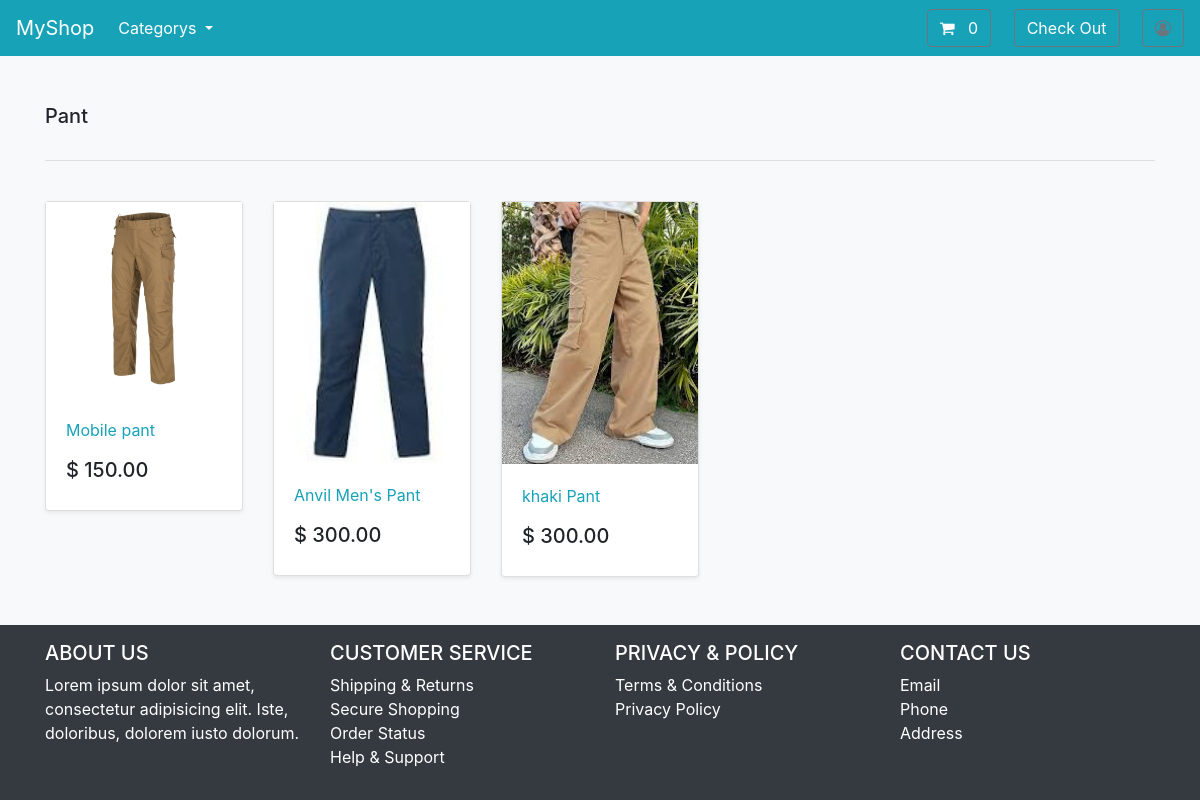
Screenshot of /search/pant with the database file from the repository.
### store/models.py (models this page shows, shortened)
class Category(models.Model):
    name = models.CharField(max_length=255)
    slug = models.SlugField(max_length=255, unique=True)
    created_at = models.DateTimeField(auto_now_add=True)
    class Meta:
        verbose_name_plural = 'categories'
    def __str__(self):
        return self.name
    def get_absolute_url(self):
        return reverse("category",args=[self.slug])

class Product(models.Model):
    id = models.AutoField(primary_key=True)
    category = models.ForeignKey(Category, on_delete=models.CASCADE, related_name='product',null=True, blank=True,)
    name = models.CharField(max_length=255)
    brand = models.CharField(max_length=255, null=True, blank=True,default='un-Brand')
    description = models.TextField(blank=True, null=True)
    slug = models.SlugField(max_length=255, unique=True)
    price = models.DecimalField(max_digits=6, decimal_places=2)
    image = models.ImageField(upload_to='products/')
    created_at = models.DateTimeField(auto_now_add=True)
    class Meta:
        verbose_name_plural = 'Products'
    def get_absolute_url(self):
        return reverse("product", args=[self.slug])

### store/views.py (the view)
# urls.py: path('search/<slug:slug>', categoryProducts, name='category'),
def categoryProducts(request, slug):
    category = get_object_or_404(Category, slug=slug)
    products = Product.objects.filter(category=category)
    count = products.count()
    context = {
        'category': category,
        'products': products,
        'count': count
    }
    return render(request, 'store/list-category.html', context)

### cart/context_processors.py (called while the page is built)
def cartCount(request):
    cart = request.session.get('cart')
    if cart:
        return {'cart_count': len(cart)}
    else:
        return {'cart_count': 0}

### store/views.py (called while the page is built)
def categorys(request):
    all_category = Category.objects.all()
    return {'all_category': all_category}

### store/templates/store/list-category.html
{% extends 'store/base.html' %}
{% load static %}
{% block body %}
<main>
  <div class="album py-5 bg-light">
    <div class="container">
      <div class="pb-3 h5"> {{category|capfirst}} </div>
      <hr>
      <br>
      {% if count == 0 %}
        <h1 class="text-center"> No Products </h1>
      {% else %}
      <div class="row row-cols-1 row-cols-sm-2 row-cols-md-5 g-3">
      {% for p in products %}
        <div class="col">
          <div class="card shadow-sm">
          <img class="img-fluid" alt="Responsive image" src="{{p.image.url}}">
            <div class="card-body">
              <p class="card-text">
                <a class="text-info text-decoration-none" href="{{p.get_absolute_url}}"> {{p.name}} </a>
              </p>
              <div class="d-flex justify-content-between align-items-center">
                <h5> $ {{p.price}} </h5>
              </div>
            </div>
          </div>
        </div>
        {% endfor %}
      {% endif %}
      </div>
    </div>
  </div>
</main>
{% endblock body %}

### rows the page displays
Category: name "Pant"
Product: image (picture), name "Mobile pant", price "150.00"
Product: image (picture), name "Anvil Men's Pant", price "300.00"
Product: image (picture), name "khaki Pant", price "300.00"

### other values shown
{{ cart_count }} "0"
